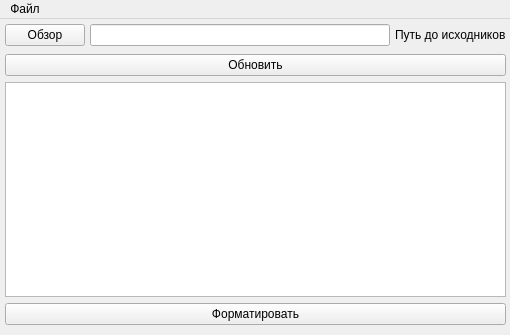
<?xml version="1.0" encoding="UTF-8"?>
<ui version="4.0">
 <class>MainWindow</class>
 <widget class="QMainWindow" name="MainWindow">
  <property name="geometry">
   <rect>
    <x>0</x>
    <y>0</y>
    <width>510</width>
    <height>335</height>
   </rect>
  </property>
  <property name="windowTitle">
   <string>Автоматическое форматирование исходного кода</string>
  </property>
  <widget class="QWidget" name="centralwidget">
   <widget class="QWidget" name="horizontalLayoutWidget">
    <property name="geometry">
     <rect>
      <x>0</x>
      <y>0</y>
      <width>511</width>
      <height>32</height>
     </rect>
    </property>
    <layout class="QHBoxLayout" name="horizontalLayout">
     <property name="spacing">
      <number>5</number>
     </property>
     <property name="leftMargin">
      <number>5</number>
     </property>
     <property name="topMargin">
      <number>5</number>
     </property>
     <property name="rightMargin">
      <number>5</number>
     </property>
     <property name="bottomMargin">
      <number>5</number>
     </property>
     <item>
      <widget class="QPushButton" name="bPath">
       <property name="sizePolicy">
        <sizepolicy hsizetype="Minimum" vsizetype="Fixed">
         <horstretch>0</horstretch>
         <verstretch>0</verstretch>
        </sizepolicy>
       </property>
       <property name="text">
        <string>Обзор</string>
       </property>
      </widget>
     </item>
     <item>
      <widget class="QLineEdit" name="tbPath">
       <property name="sizePolicy">
        <sizepolicy hsizetype="Expanding" vsizetype="Fixed">
         <horstretch>0</horstretch>
         <verstretch>0</verstretch>
        </sizepolicy>
       </property>
       <property name="readOnly">
        <bool>false</bool>
       </property>
      </widget>
     </item>
     <item>
      <widget class="QLabel" name="label">
       <property name="text">
        <string>Путь до исходников</string>
       </property>
      </widget>
     </item>
    </layout>
   </widget>
   <widget class="QWidget" name="verticalLayoutWidget">
    <property name="geometry">
     <rect>
      <x>0</x>
      <y>30</y>
      <width>511</width>
      <height>281</height>
     </rect>
    </property>
    <layout class="QVBoxLayout" name="verticalLayout">
     <property name="leftMargin">
      <number>5</number>
     </property>
     <property name="topMargin">
      <number>5</number>
     </property>
     <property name="rightMargin">
      <number>5</number>
     </property>
     <property name="bottomMargin">
      <number>5</number>
     </property>
     <item>
      <widget class="QPushButton" name="bRefresh">
       <property name="text">
        <string>Обновить</string>
       </property>
      </widget>
     </item>
     <item>
      <widget class="QListWidget" name="listFiles"/>
     </item>
     <item>
      <widget class="QPushButton" name="bFormat">
       <property name="enabled">
        <bool>true</bool>
       </property>
       <property name="text">
        <string>Форматировать</string>
       </property>
      </widget>
     </item>
    </layout>
   </widget>
  </widget>
  <widget class="QMenuBar" name="menuBar">
   <property name="geometry">
    <rect>
     <x>0</x>
     <y>0</y>
     <width>510</width>
     <height>20</height>
    </rect>
   </property>
   <widget class="QMenu" name="menu">
    <property name="title">
     <string>Файл</string>
    </property>
    <addaction name="menuSettings"/>
    <addaction name="menuExit"/>
   </widget>
   <addaction name="menu"/>
  </widget>
  <action name="action">
   <property name="text">
    <string>Настройки</string>
   </property>
  </action>
  <action name="action_2">
   <property name="text">
    <string>Закрыть</string>
   </property>
  </action>
  <action name="menuSettings">
   <property name="text">
    <string>Настройки</string>
   </property>
  </action>
  <action name="menuExit">
   <property name="text">
    <string>Выход</string>
   </property>
  </action>
 </widget>
 <resources/>
 <connections/>
</ui>
